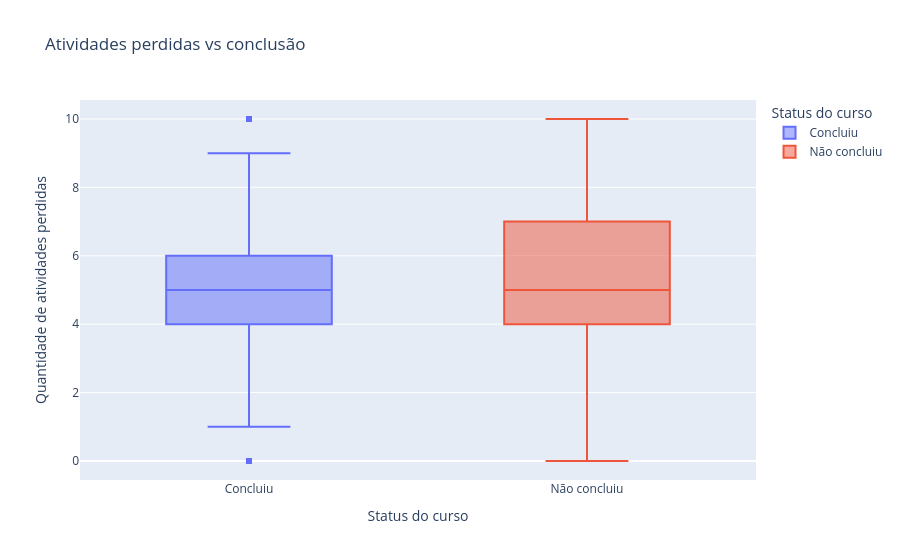

The code cell stored with this chart in its notebook:
### Markdown cell above
## Boxplot: atividades perdidas

### Code cell
fig_missed = px.box(
    df_chars,
    x="Completed_Label",
    y="Assignments_Missed",
    color="Completed_Label",
    title="Atividades perdidas vs conclusão",
    labels={
        "Completed_Label": "Status do curso",
        "Assignments_Missed": "Quantidade de atividades perdidas"
    }
)
fig_missed.show()

### Figure 1 — Plotly figure (JSON) as saved in the notebook; plotly's stock layout.template omitted (floating-point values rounded to 4 significant figures; data arrays with more than 128 entries replaced by an {"elided": "..."} marker saying what was removed)
{"data": [{"alignmentgroup": "True", "hovertemplate": "Status do curso=%{x}<br>Quantidade de atividades perdidas=%{y}<extra></extra>", "legendgroup": "Concluiu", "marker": {"color": "#636efa"}, "name": "Concluiu", "notched": false, "offsetgroup": "Concluiu", "orientation": "v", "showlegend": true, "type": "box", "x": {"elided": "49030 str values"}, "x0": " ", "xaxis": "x", "y": {"elided": "49030 int values"}, "y0": " ", "yaxis": "y"}, {"alignmentgroup": "True", "hovertemplate": "Status do curso=%{x}<br>Quantidade de atividades perdidas=%{y}<extra></extra>", "legendgroup": "Não concluiu", "marker": {"color": "#EF553B"}, "name": "Não concluiu", "notched": false, "offsetgroup": "Não concluiu", "orientation": "v", "showlegend": true, "type": "box", "x": {"elided": "50970 str values"}, "x0": " ", "xaxis": "x", "y": {"elided": "50970 int values"}, "y0": " ", "yaxis": "y"}], "layout": {"boxmode": "overlay", "legend": {"title": {"text": "Status do curso"}, "tracegroupgap": 0}, "title": {"text": "Atividades perdidas vs conclusão"}, "xaxis": {"anchor": "y", "categoryarray": ["Concluiu", "Não concluiu"], "categoryorder": "array", "domain": [0, 1], "title": {"text": "Status do curso"}}, "yaxis": {"anchor": "x", "domain": [0, 1], "title": {"text": "Quantidade de atividades perdidas"}}}}
